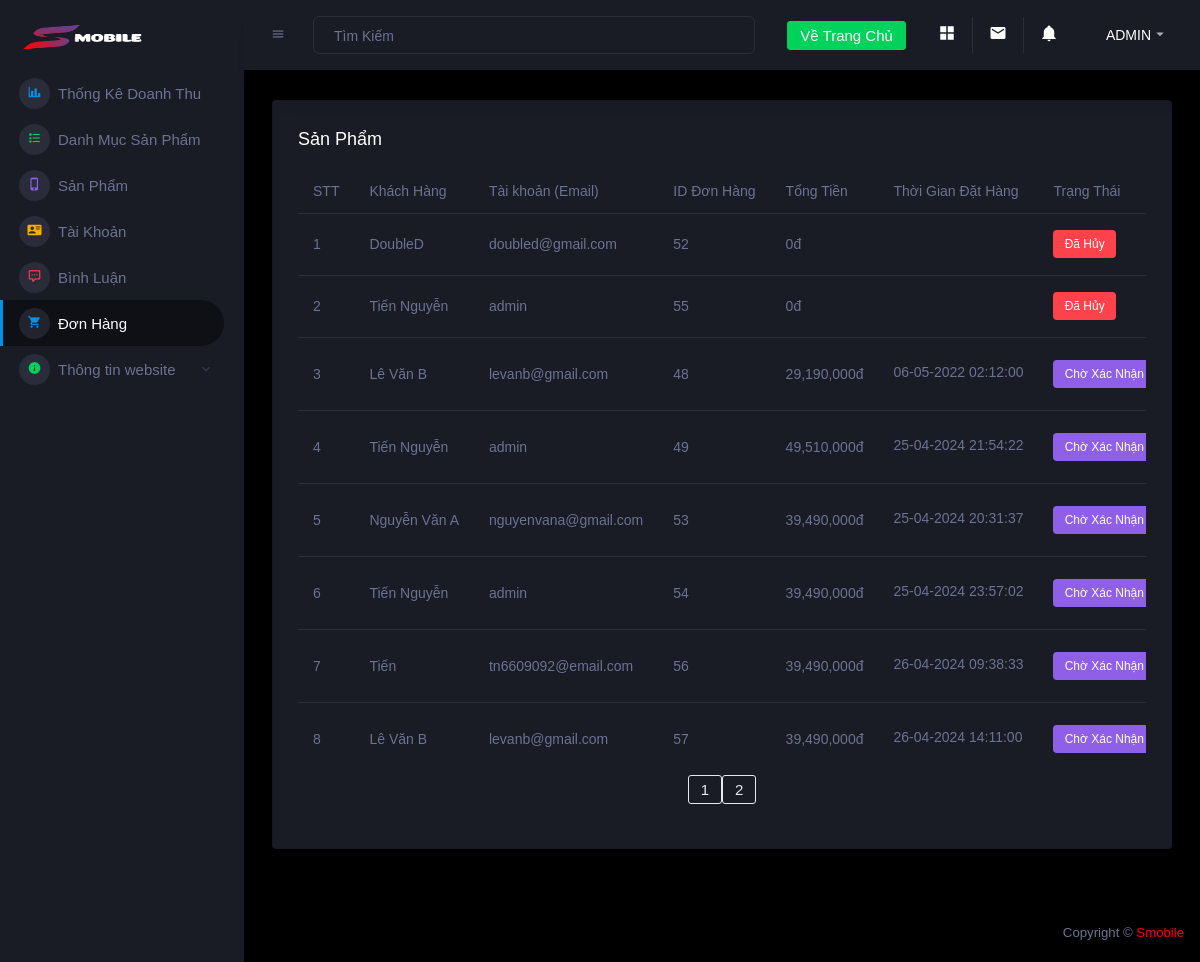
Page /admin/cart.php (signed in) on the committed database.
### tables this page shows
CREATE TABLE `donhang` (
  `id` int(11) NOT NULL,
  `id_taikhoan` int(11) NOT NULL,
  `tongtien` int(11) NOT NULL,
  `status` int(11) NOT NULL,
  `diachi` text DEFAULT NULL,
  `thoigian` text DEFAULT NULL
);

CREATE TABLE `taikhoan` (
  `id` int(11) NOT NULL,
  `taikhoan` varchar(55) NOT NULL,
  `matkhau` varchar(50) NOT NULL,
  `hoten` varchar(100) NOT NULL,
  `anh` text NOT NULL,
  `sdt` text NOT NULL,
  `diachi` varchar(255) NOT NULL,
  `phanquyen` int(11) NOT NULL DEFAULT 0,
  `status` int(11) NOT NULL DEFAULT 0
);

### connect.php (called while the page is built, shortened)
<?php
function selectAll($sql)
{
    $result = $GLOBALS['conn']->query($sql);
    return $result;
}
function rowCount($sql){
    $result =  $GLOBALS['conn']->query($sql);
    return $result->rowCount();
}
?>

### admin/cart.php (the view, shortened to what this page needs)
<?php
    include 'header.php';
    if (isset($_COOKIE["user"])) {
        $user = $_COOKIE["user"];
        foreach (selectAll("SELECT * FROM taikhoan WHERE taikhoan='$user'") as $row) {
            $permission = $row['phanquyen'];
        }
        if ($permission==1) {
            ?>
            <div class="main-panel">
                <div class="content-wrapper">
                    <div class="row ">
                        <div class="col-12 grid-margin">
                            <div class="card">
                                <div class="card-body">
                                <h4 class="card-title addfont">Sản Phẩm </h4>
                                <div class="table-responsive">
                                    <table class="table">
                                        <thead>
                                            <tr>
                                                <th class="addfont" style="width: 10px">STT</th>
                                                <th class="addfont">Khách Hàng</th>
                                                <th class="addfont">Tài khoản (Email)</th>
                                                <th class="addfont">ID Đơn Hàng</th>
                                                <th class="addfont">Tổng Tiền</th>
                                                <th class="addfont">Thời Gian Đặt Hàng</th>
                                                <th class="addfont">Trạng Thái</th>
                                            </tr>
                                        </thead>
                                        <tbody>
                                        <?php
                                        $stt=1;
                                        $item_per_page = !empty($_GET['per_page'])?$_GET['per_page']:8;
                                        $current_page = !empty($_GET['page'])?$_GET['page']:1;
                                        $offset = ($current_page - 1) * $item_per_page;
                                        $numrow = rowCount("SELECT * FROM donhang");
                                        $totalpage = ceil($numrow / $item_per_page);
                                        foreach (selectAll("SELECT * FROM donhang ORDER BY status ASC LIMIT $item_per_page OFFSET $offset") as $row) {
                                        ?>
                                            <tr class="addfont">
                                                <td><?= $stt++ ?></td>
                                                <td>
                                                  <?php
                                                    foreach (selectAll("SELECT * FROM taikhoan WHERE id={$row['id_taikhoan']}" ) as $rows) {
                                                  ?>
                                                <span><?= $rows['hoten'] ?></span>
                                                </td>
                                                <td>
                                                  <span><?= $rows['taikhoan'] ?></span>
                                                </td>
                                                <?php } ?>
                                                <td>
                                                  <?= ($row['id']) ?>
                                                </td>
                                                <td><?= number_format($row['tongtien']) ?>đ</td>
                                                <td>
                                                  <p class="addfont" style="white-space: nowrap;overflow: hidden;text-overflow: ellipsis;max-width: 200px; padding-top: 12px;"><?= ($row['thoigian']) ?></p>
                                                </td>
                                                <td>
                                                  <?php
                                                    $status = $row['status'];
                                                    if ($status==1) {
                                                      ?>
                                                      <span class="badge badge-info">Chờ Xác Nhận</span>
                                                  <?php
                                                    }else if($status==2){
                                                      ?>
                                                      <span class="badge badge-warning">Đang Giao</span>
                                                  <?php
                                                    }else if($status==3){
                                                      ?>
                                                      <span class="badge badge-success">Đã Giao</span>
                                                  <?php
                                                    }else{
                                                      ?>
                                                      <span class="badge badge-danger">Đã Hủy</span>
                                                  <?php
                                                    }
                                                  ?>
                                                </td>
                                            </tr>
                                        <?php
                                            }
                                        ?>
                                        </tbody>
                                    </table>
                                    <div class="col-lg-12">
                                      <div class="pageination">
                                          <nav aria-label="Page navigation example">
                                              <ul class="pagination justify-content-center">
                                                  <?php for($num = 1; $num <=$totalpage;$num++) { ?>
                                                      <?php
                                                          if ($num != $current_page){
                                                      ?>
                                                          <?php if ($num > $current_page-3 && $num < $current_page+3){ ?>
                                                          <li class="page-item"><a class="btn btn-outline-secondary" href="?action&per_page=<?=$item_per_page?>&page=<?=$num?>"><?=$num?></a></li>
                                                          <?php } ?>
                                                      <?php
                                                      }
                                                      else{
                                                      ?>
                                                          <strong class="page-item"><a class="btn btn-outline-secondary"><?=$num?></a></strong>
                                                      <?php
                                                      }
                                                  }
                                                  ?>
                                          </nav>
                                      </div>
                                  </div>
                                </div>
                                </div>
                            </div>
                        </div>
                    </div>
                </div>
            <?php
        }
    }
 include 'footer.php';
 ?>

### admin/header.php (style rules this page uses)
.addfont { font-family: 'Arial'; }

### rows in the picture
donhang: id "52", tongtien "0", status "Đã Hủy"
taikhoan: hoten "DoubleD", taikhoan "doubled@gmail.com"
donhang: id "55", tongtien "0", status "Đã Hủy"
taikhoan: hoten "Tiến Nguyễn", taikhoan "admin"
donhang: id "48", tongtien "29,190,000", thoigian "06-05-2022 02:12:00", status "Chờ Xác Nhận"
taikhoan: hoten "Lê Văn B", taikhoan "levanb@gmail.com"
donhang: id "49", tongtien "49,510,000", thoigian "25-04-2024 21:54:22", status "Chờ Xác Nhận"
donhang: id "53", tongtien "39,490,000", thoigian "25-04-2024 20:31:37", status "Chờ Xác Nhận"
taikhoan: hoten "Nguyễn Văn A", taikhoan "nguyenvana@gmail.com"
donhang: id "54", tongtien "39,490,000", thoigian "25-04-2024 23:57:02", status "Chờ Xác Nhận"
donhang: id "56", tongtien "39,490,000", thoigian "26-04-2024 09:38:33", status "Chờ Xác Nhận"
taikhoan: hoten "Tiến", taikhoan "tn6609092@email.com"
donhang: id "57", tongtien "39,490,000", thoigian "26-04-2024 14:11:00", status "Chờ Xác Nhận"
